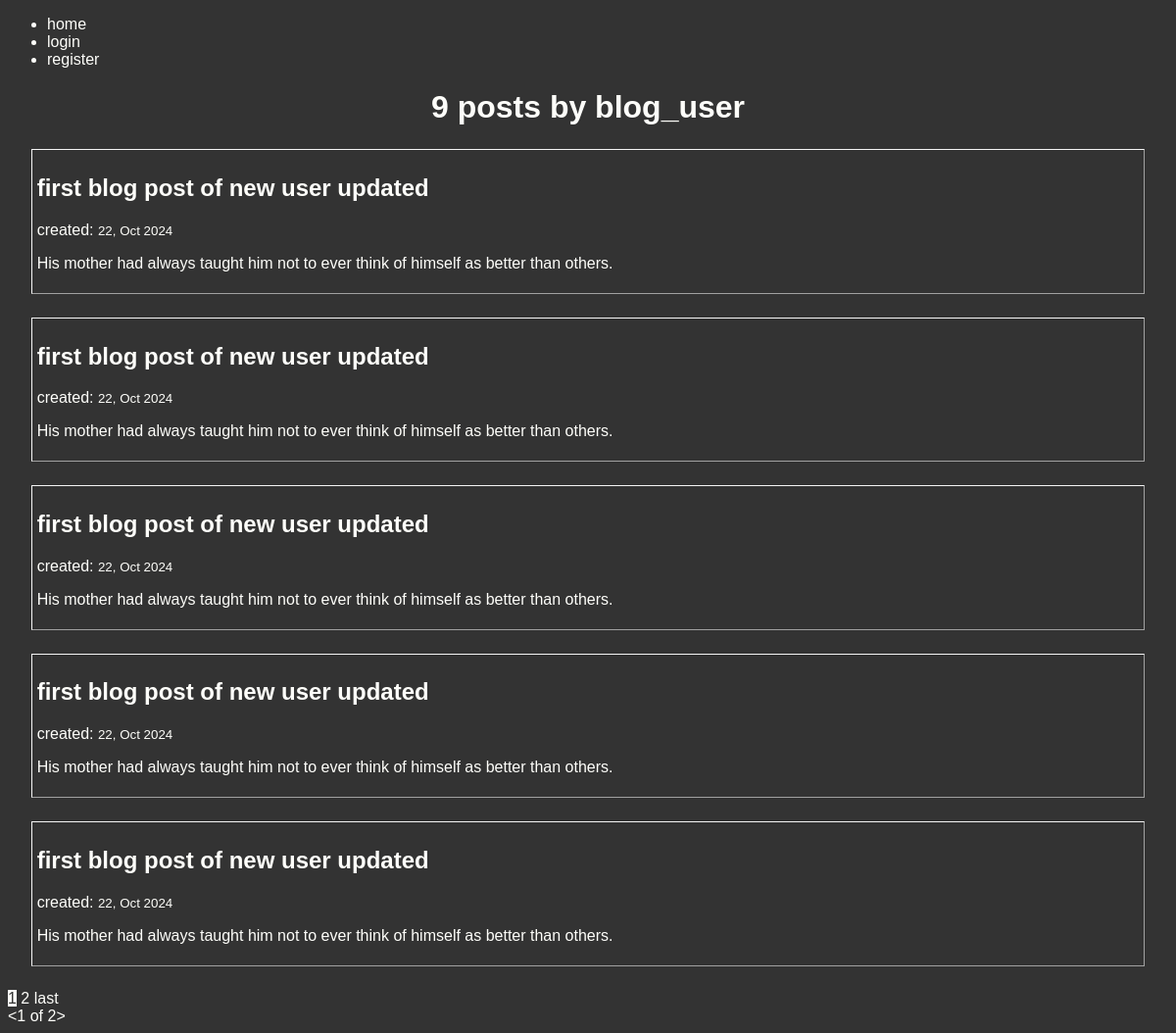
/post/blog_user/, run on the app's committed database.
### blog/models.py (models this page shows, shortened)
class Post(models.Model):
    person = models.ForeignKey(User, on_delete=models.CASCADE)
    date = models.DateTimeField(auto_now_add=True)
    subject = models.CharField(max_length=100)
    info = models.TextField()

### blog/views.py (the view)
# urls.py: path('post/<str:username>/', UserPostListView.as_view(), name='user-posts'),
class UserPostListView(ListView):
    model = Post
    template_name = 'blog/user_posts.html'
    context_object_name = 'values'
    paginate_by = 5
    def get_queryset(self):
        user = get_object_or_404(User, username=self.kwargs.get('username'))
        new_list = Post.objects.filter(person=user)
        return new_list.order_by('-date')

### blog/templates/blog/user_posts.html (shortened to what this page needs)
{% extends 'blog/base.html' %}
{% block content %}
    <h1 style="text-align: center;">{{ page_obj.paginator.count }} posts by {{ view.kwargs.username }}</h1>
    {% for val in values %}
        <section class="section">
            <h2><a href="{% url 'detail' val.id %}">{{ val.subject }}</a></h2>
            <p>created: <small>{{ val.date|date:"j, M Y"}}</small></p>
            <p>{{ val.info }}</p>
        </section>
    {% endfor %}
    {% if is_paginated %}
        {% for num in page_obj.paginator.page_range %}
        {% if num == page_obj.number %}
            <a href="?page={{ page_obj.number }}"
            style="background-color: #FEFEFA; color: #333;">{{ page_obj.number }}</a>
        {% elif num > page_obj.number|add:"-3" and num < page_obj.number|add:"3" %}
            <a href="?page={{ num }}">{{ num }}</a>
        {% endif %}
        {% endfor %}
        {% if page_obj.has_next %}
            <a href="?page={{ page_obj.paginator.num_pages }}">last</a>
        {% endif %}
        <div>
            {% for num in page_obj.paginator.page_range %}
                {% if num == page_obj.number %}
                    <a href="?page={{ page_obj.number }}">
                        &lt;{{ page_obj.number }} of {{ page_obj.paginator.num_pages }}&gt;
                    </a>
                {% endif %}
            {% endfor %}
        </div>
    {% endif %}
{% endblock content %}

### blog/static/blog/main.css (style rules this page uses)
body { background-color: #333; color: #FEFEFA; font-family: Verdana, Geneva, Tahoma, sans-serif; }
a:any-link { color: #FEFEFA; text-decoration: none; }
.section { border: 1px outset whitesmoke; outline: whitesmoke invert 1px; margin: 2%; padding: 5px; }

### data on the page
Post: subject "first blog post of new user updated", date "22, Oct 2024", info "His mother had always taught him not to ever think of himself as better than others."
Post: subject "first blog post of new user updated", date "22, Oct 2024", info "His mother had always taught him not to ever think of himself as better than others."
Post: subject "first blog post of new user updated", date "22, Oct 2024", info "His mother had always taught him not to ever think of himself as better than others."
Post: subject "first blog post of new user updated", date "22, Oct 2024", info "His mother had always taught him not to ever think of himself as better than others."
Post: subject "first blog post of new user updated", date "22, Oct 2024", info "His mother had always taught him not to ever think of himself as better than others."

### other printed values
{{ page_obj.paginator.count }} "9"
{{ view.kwargs.username }} "blog_user"
{{ page_obj.number }} "1"
{{ num }} "2"
{{ page_obj.paginator.num_pages }} "2"
